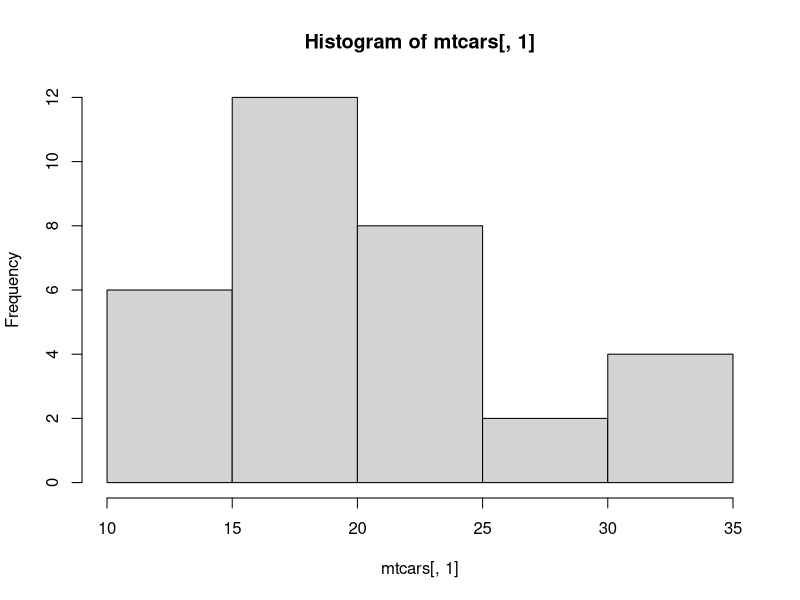
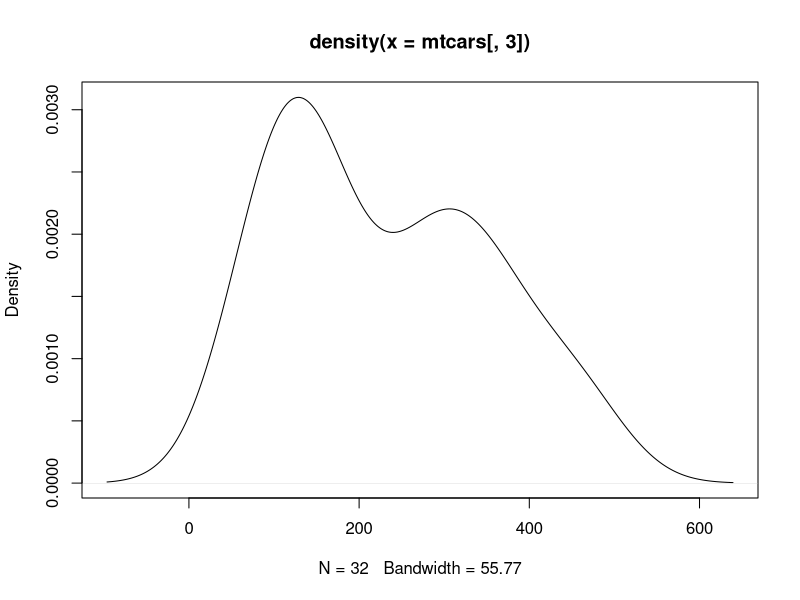
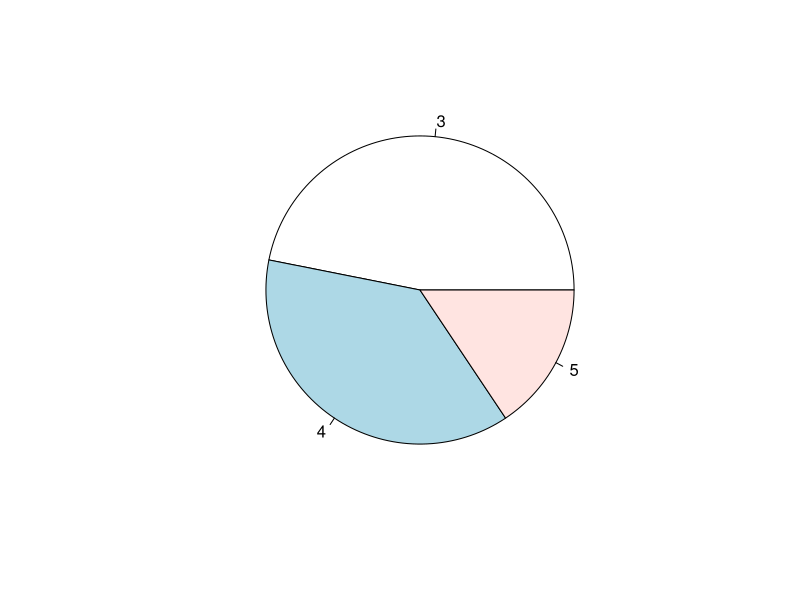
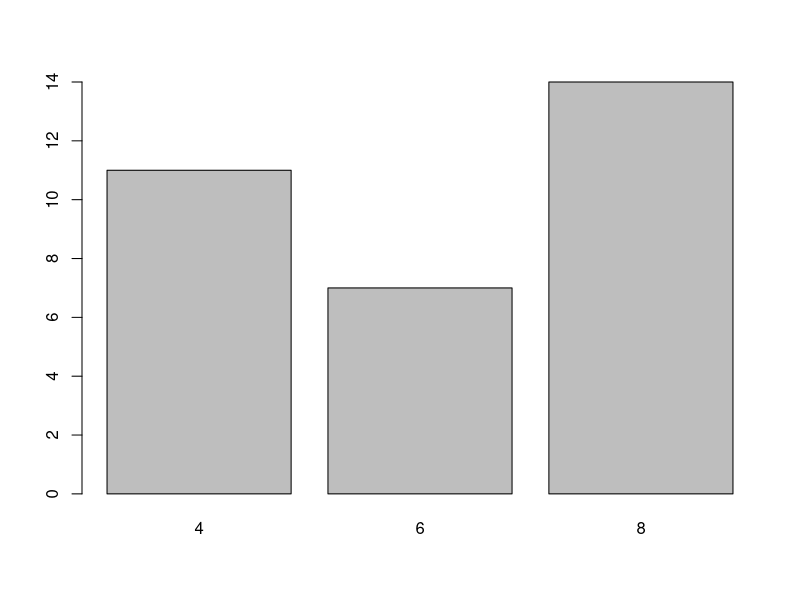

Source code (R) for these figures, in order:
var(mtcars) #gives the varience of the coloumns in mtcars dataset
density(mtcars[,2]) #computes the kernel density using the cylinder count count
summary(mtcars) #gives the summary of the coloums which includes Minimum value, 1st Quartile, Median, Mean, 3rd Quartile and Maximum value
sd(mtcars[,1]) #gives the standard deviation of the Miles per Gallon coloum
quantile(mtcars[,1]) #divides the data into parts.
cor(mtcars[,3],mtcars[,4]) #gives the correlation between -1 and 1. Accordingly it will be negative or positive correlation.
cov(mtcars[,3],mtcars[,4]) #gives the covarience

ks.test(mtcars[,3],mtcars[,4])  #gives the Kolmogorov–Smirnov test. 
sample(mtcars,2) #gives a sample from the dataset with the second parameter used to specify the number of attributes
cor.test(mtcars[,1],mtcars[,2]) #test to find the association between the pair of attributes specified
t.test(mtcars[,1]) #performs a variety of t-test on the dataset. Here only one parameter us used
t.test(mtcars[,1],mtcars[,3]) #this is a two sample t-test which results in multiple t-tests
mad(mtcars[,1]) #used to compute the mean absolute deviation of the attribute specified
 
hist(mtcars[,1]) #displays the histogram of the mpg i.e the Miles per gallon
plot(density(mtcars[,3])) #curve showing displacement of the vehicles
pie(table(mtcars[,10])) #pie chart of the gears of the car
barplot(table(mtcars[,2])) #barplot of the no. of cylinders in the cars